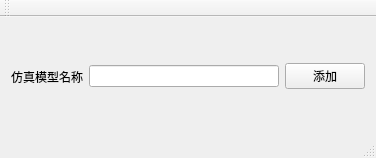
<?xml version="1.0" encoding="UTF-8"?>
<ui version="4.0">
 <class>MainWindow</class>
 <widget class="QMainWindow" name="MainWindow">
  <property name="geometry">
   <rect>
    <x>0</x>
    <y>0</y>
    <width>376</width>
    <height>158</height>
   </rect>
  </property>
  <property name="windowTitle">
   <string>MainWindow</string>
  </property>
  <widget class="QWidget" name="centralWidget">
   <layout class="QHBoxLayout" name="horizontalLayout">
    <item>
     <widget class="QLabel" name="label">
      <property name="text">
       <string>仿真模型名称</string>
      </property>
     </widget>
    </item>
    <item>
     <widget class="QLineEdit" name="lineEdit"/>
    </item>
    <item>
     <widget class="QPushButton" name="pushButton">
      <property name="text">
       <string>添加</string>
      </property>
     </widget>
    </item>
   </layout>
  </widget>
  <widget class="QMenuBar" name="menuBar">
   <property name="geometry">
    <rect>
     <x>0</x>
     <y>0</y>
     <width>376</width>
     <height>26</height>
    </rect>
   </property>
  </widget>
  <widget class="QToolBar" name="mainToolBar">
   <attribute name="toolBarArea">
    <enum>TopToolBarArea</enum>
   </attribute>
   <attribute name="toolBarBreak">
    <bool>false</bool>
   </attribute>
  </widget>
  <widget class="QStatusBar" name="statusBar"/>
 </widget>
 <layoutdefault spacing="6" margin="11"/>
 <resources/>
 <connections/>
</ui>
